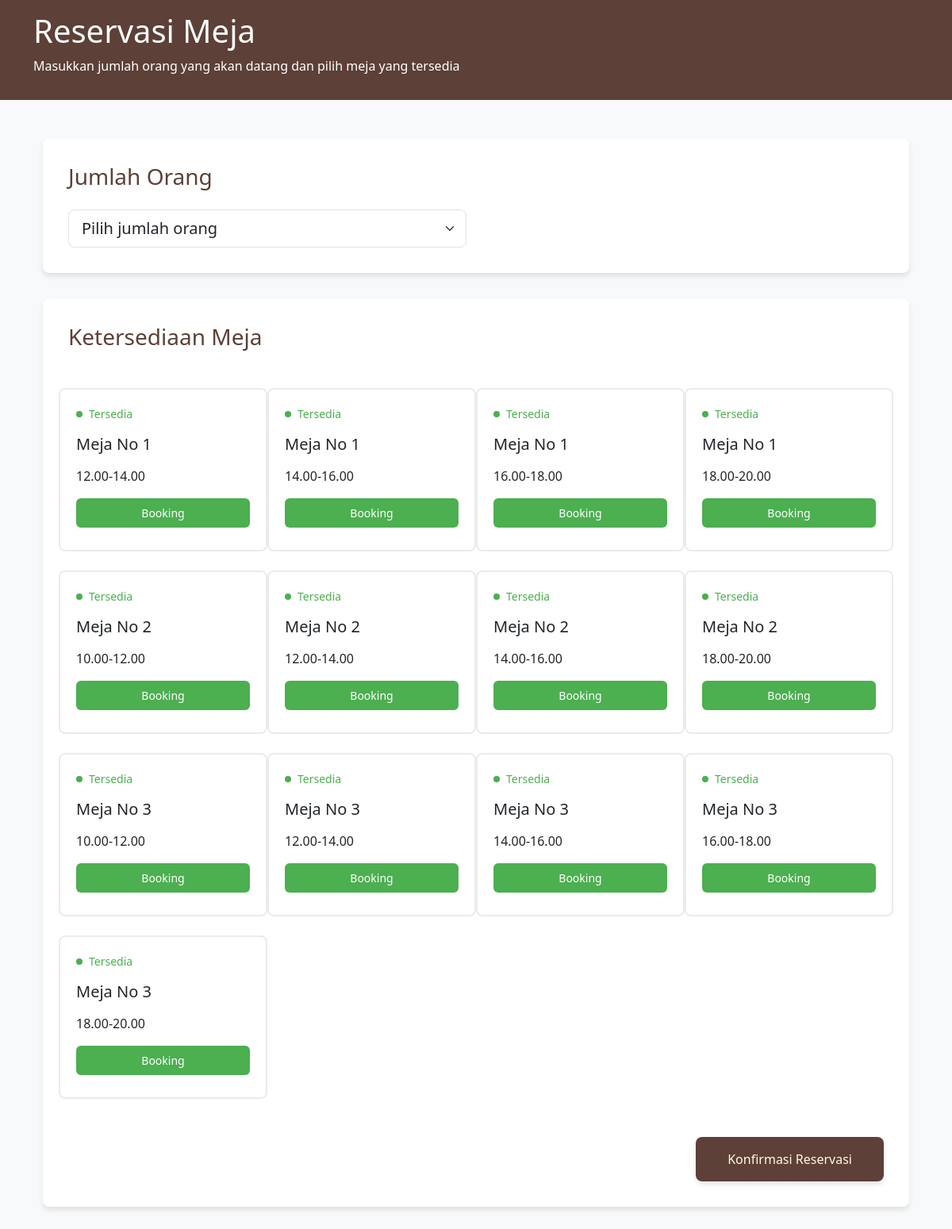
Page /UserPage/Reservasi.php (signed in) on the committed database.
### tables this page shows
CREATE TABLE `datameja` (
  `IDMeja` int(10) NOT NULL,
  `NoMeja` int(3) NOT NULL,
  `Jam` varchar(30) NOT NULL,
  `Status` varchar(30) NOT NULL
);

### UserPage/Reservasi.php (the view, shortened to what this page needs)
<?php
include "function.php";
$query = "SELECT * FROM datameja";
$hasil = mysqli_query($koneksidb, $query);
?>
<!DOCTYPE html>
<html lang="en">
<head>
    <link href="https://cdn.jsdelivr.net/npm/bootstrap@5.3.0-alpha1/dist/css/bootstrap.min.css" rel="stylesheet">
</head>
<body>
    <div class="header">
        <div class="container">
            <div class="row align-items-center">
                <div class="row">
                    <h1 class="page-name">Reservasi Meja</h1>
                </div>
                <div class="row">
                    <p>Masukkan jumlah orang yang akan datang dan pilih meja yang tersedia</p>
                </div>
            </div>
        </div>
    </div>
    <div class="min-vh-100 bg-light">
        <div class="container px-4 py-5">
            <form action="PesanMenu.php" method="post">
            <div class="card-section">
                <div class="row">
                    <div class="col-md-6">
                        <h2 class="h3 mb-4 reservation-header">Jumlah Orang</h2>
                        <select class="form-select form-select-lg" name="jumlahorang" required>
                            <option value="" selected disabled>Pilih jumlah orang</option>
                        </select>
                    </div>
                </div>
            </div>
            <div class="card-section">
                <h2 class="h3 mb-5 reservation-header">Ketersediaan Meja</h2>
                <div class="row g-4" id="tablesContainer">
                    <?php while($data = mysqli_fetch_assoc($hasil)) { if($data["Status"] == "Kosong"){?>
                    <div class="card col-12 col-sm-6 col-lg-3">
                        <div class="availability-indicator">
                            <span class="dot"></span>
                            <span class="tersedia small">Tersedia</span>
                        </div>
                        <div class="d-flex justify-content-between align-items-center mb-3">
                            <h3 class="idmeja h5 reservation-header mb-0" value="<?= $data["IDMeja"] ?>">Meja No  <?= $data["NoMeja"]; ?></h3>
                        </div>
                        <div class="d-flex justify-content-between align-items-center mb-3">
                            <span class="jam" value="<?= $data["Jam"] ?>">
                                <?= $data["Jam"]; ?>
                            </span>
                        </div>
                        <button type="button" class="booking">
                            Booking
                        </button>
                    </div>
                    <?php } } ?>
                </div>
                    <div class="mt-5 text-end">
                        <button type="submit" id="konfirmasi" class="konfirmasi" name="reservasi" disabled>
                            Konfirmasi Reservasi
                        </button>
                    </div>
            </div>
            </form>
        </div>
    </div>
</body>
</html>

### UserPage/Reservasi.php (style rules this page uses)
body { font-family: 'Segoe UI', Tahoma, Geneva, Verdana, sans-serif; color: #5D4037; }
.header { background-color: #5D4037; color: white; padding: 15px 0; box-shadow: 0 2px 4px rgba(0, 0, 0, 0.1); }
.card-section { background-color: white; border-radius: 0.5rem; box-shadow: 0 4px 6px rgba(0, 0, 0, 0.1); padding: 2rem; margin-bottom: 2rem; }
.card { border: 2px solid #e9ecef; border-radius: 0.5rem; padding: 1.25rem; transition: all 0.3s ease; height: 100%; }
.availability-indicator { display: inline-flex; align-items: center; gap: 0.5rem; margin-bottom: 1rem; }
.dot { background-color: #4CAF50; width: 8px; height: 8px; border-radius: 50%; }
.tersedia { color: #4CAF50; }
.booking { width: 100%; padding: 0.5rem 0.75rem; border-radius: 0.375rem; font-size: 0.875rem; transition: all 0.2s ease; border: none; margin-bottom: 0.5rem; background-color: #4CAF50; color: white; }
.konfirmasi { background-color: #5D4037; color: #FFF8E1; padding: 1rem 2.5rem; border-radius: 0.5rem; border: none; box-shadow: 0 4px 6px rgba(0, 0, 0, 0.1); transition: all 0.3s ease; }

### rows in the picture
datameja: $data["IDMeja"] 2 (drawn), NoMeja "1", Jam "12.00-14.00"
datameja: $data["IDMeja"] 3 (drawn), NoMeja "1", Jam "14.00-16.00"
datameja: $data["IDMeja"] 4 (drawn), NoMeja "1", Jam "16.00-18.00"
datameja: $data["IDMeja"] 5 (drawn), NoMeja "1", Jam "18.00-20.00"
datameja: $data["IDMeja"] 6 (drawn), NoMeja "2", Jam "10.00-12.00"
datameja: $data["IDMeja"] 7 (drawn), NoMeja "2", Jam "12.00-14.00"
datameja: $data["IDMeja"] 8 (drawn), NoMeja "2", Jam "14.00-16.00"
datameja: $data["IDMeja"] 10 (drawn), NoMeja "2", Jam "18.00-20.00"
datameja: $data["IDMeja"] 11 (drawn), NoMeja "3", Jam "10.00-12.00"
datameja: $data["IDMeja"] 12 (drawn), NoMeja "3", Jam "12.00-14.00"
datameja: $data["IDMeja"] 13 (drawn), NoMeja "3", Jam "14.00-16.00"
datameja: $data["IDMeja"] 14 (drawn), NoMeja "3", Jam "16.00-18.00"
datameja: $data["IDMeja"] 15 (drawn), NoMeja "3", Jam "18.00-20.00"
